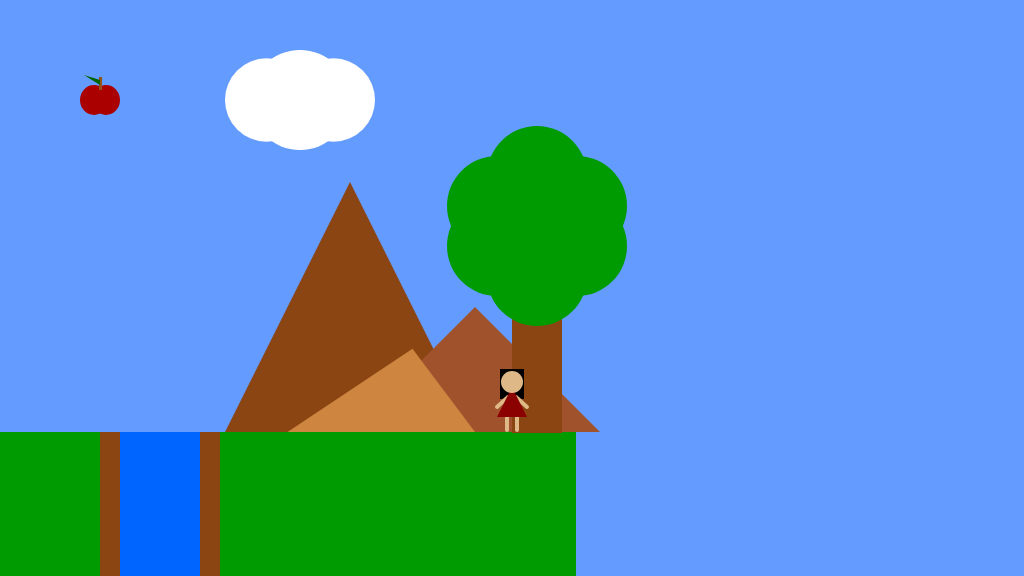
Frame 1 (no input)
Frame 60 (no input): identical to frame 1, image omitted
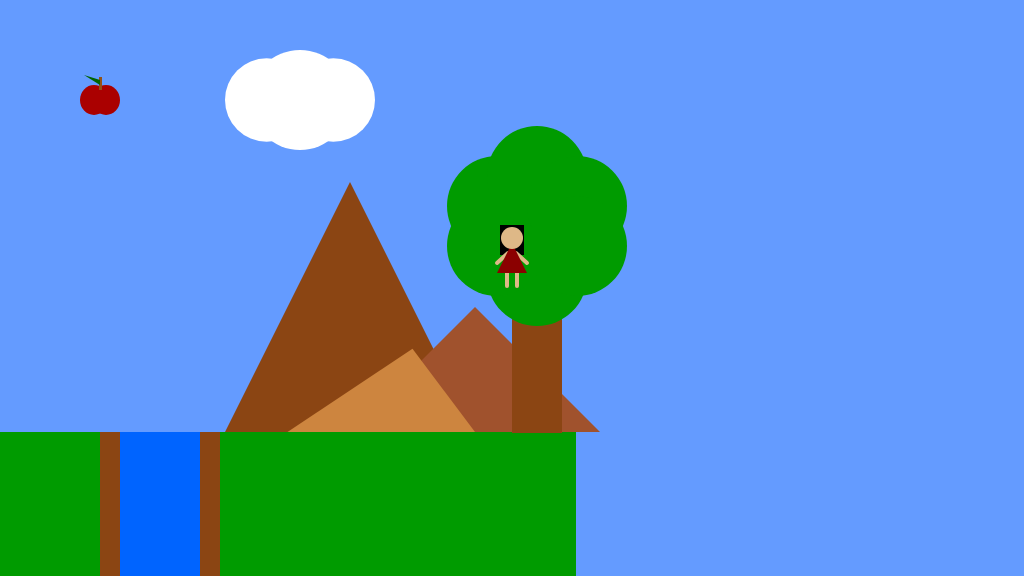
Frame 120 (the mouse pressed at the canvas centre since frame 60)

The p5.js sketch that drew these frames (run headless with seeded random() and noise() and a simulated clock; from frame 60 on, the mouse is pressed at the canvas centre):

// p5.js sketch
// ── sketch.js
/*

The Game Project

2b - using variables

*/

var floorPos_y;

var gameChar_x;
var gameChar_y;

var treePos_x;
var treePos_y;

var canyon;
var collectable;

var mountain;
var cloud;


function setup()
{
	createCanvas(1024, 576);
	floorPos_y = 432; //NB. we are now using a variable for the floor position

	//NB. We are now using the built in variables height and width
	gameChar_x = width/2;
	gameChar_y = floorPos_y;

	treePos_x = width/2;
	treePos_y = height/2;

  canyon = {
    x_pos: 100,
    width: 100,
  };

  collectable = {
    x_pos: 100,
    y_pos: 100,
    size: 50,
  };

  cloud = {
    x_pos: 300,
    y_pos: 100,
    size: 100,
  };

  mountain = {
    x_pos: 350,
    y_pos: 432,
    size: 250,
  };
}

function draw()
{
	background(100, 155, 255); //fill the sky blue

	noStroke();
	fill(0, 155, 0);
	rect(0, floorPos_y, height, width - floorPos_y); //draw some green ground

  // Canyon
  fill(0, 100, 255);
  rect(canyon.x_pos, 432, canyon.width, 144);
  fill(139, 69, 19);
  rect(canyon.x_pos, 432, canyon.width / 5, 144);
  fill(139, 69, 19);
  rect(canyon.width + canyon.x_pos, 432, canyon.width / 5, 144);

  // Mountain
  triangle(
    mountain.x_pos - mountain.size / 2, mountain.y_pos,
    mountain.x_pos + mountain.size / 2, mountain.y_pos,
    mountain.x_pos, mountain.y_pos - mountain.size
  );
  fill(160, 82, 45);
  triangle(
    mountain.x_pos, mountain.y_pos,
    mountain.x_pos + mountain.size, mountain.y_pos,
    mountain.x_pos + mountain.size / 2, mountain.y_pos - mountain.size / 2
  );
  fill(205, 133, 63);
  triangle(
    mountain.x_pos - mountain.size / 4, mountain.y_pos,
    mountain.x_pos + mountain.size / 2, mountain.y_pos,
    mountain.x_pos + mountain.size / 4, mountain.y_pos - mountain.size / 3
  );

  // Cloud
  let ellipseSize1 = cloud.size;
  let ellipseSize2 = cloud.size / 1.2;
  let distance2 = cloud.size / 3;

  fill(255);
  ellipse(cloud.x_pos, cloud.y_pos, ellipseSize1, ellipseSize1);
  ellipse(cloud.x_pos - distance2, cloud.y_pos, ellipseSize2, ellipseSize2);
  ellipse(cloud.x_pos + distance2, cloud.y_pos, ellipseSize2, ellipseSize2);



  // A Tree
  fill(139, 69, 19);
  rect(treePos_x, treePos_y, 50, 145);

  fill(0, 155, 0);
  ellipse(treePos_x + 25, treePos_y - 12, 100, 100);
  ellipse(treePos_x - 15, treePos_y - 42, 100, 100);
  ellipse(treePos_x - 15, treePos_y - 82, 100, 100);
  ellipse(treePos_x + 25, treePos_y - 112, 100, 100);
  ellipse(treePos_x + 65, treePos_y - 82 , 100, 100);
  ellipse(treePos_x + 65, treePos_y - 42, 100, 100);


  // Apple
  fill(170, 0, 0); // Red for the apple
  ellipse(
    collectable.x_pos - 6, collectable.y_pos,
    collectable.size - 22, collectable.size - 20
  );
  ellipse(
    collectable.x_pos + 6, collectable.y_pos,
    collectable.size - 22, collectable.size - 20
  );

  fill(147, 81, 22); // Brown for the stem
  rect(
    collectable.x_pos - 1, collectable.y_pos - 23,
    collectable.size - 47, collectable.size - 37
  );

  fill(0, 100, 0); // Green for the leaf
  triangle(
    collectable.x_pos - 16, collectable.y_pos - 25,
    collectable.x_pos, collectable.y_pos - 15,
    collectable.x_pos, collectable.y_pos - 20
  );

  // Character
  // character's hair
  fill(0);
  rect(gameChar_x - 12, gameChar_y - 63, 24, 30);

  // character's legs
  push();
  stroke(222, 184, 135);
  strokeWeight(4);
  line(
    gameChar_x - 5, gameChar_y - 20,
    gameChar_x - 5, gameChar_y - 2
  );
  line(
    gameChar_x + 5, gameChar_y - 20,
    gameChar_x + 5, gameChar_y - 2
  );

  // character's arms
  line(
    gameChar_x - 15, gameChar_y - 25,
    gameChar_x - 4, gameChar_y - 35
  );
  line(
    gameChar_x + 15, gameChar_y - 25,
    gameChar_x + 4, gameChar_y - 35
  );
  pop();

  // character's body
  fill(139, 0, 0);
  triangle(
    gameChar_x, gameChar_y - 45,
    gameChar_x + 15, gameChar_y - 15,
    gameChar_x - 15, gameChar_y - 15
  );

  // character's head
  fill(222, 184, 135);
  ellipse(gameChar_x, gameChar_y - 50, 22, 22);

}

function mousePressed()
{
  gameChar_x = mouseX;
  gameChar_y = mouseY;
}
